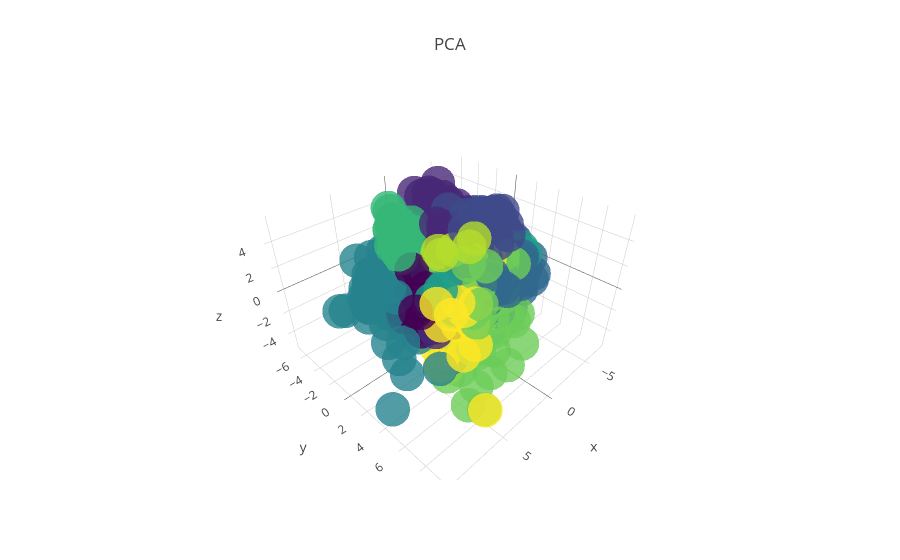

Write notebook code for a chart like this one.
### Code cell
trace1 = go.Scatter3d(x=transformed['PCA'][:,0], y=transformed['PCA'][:,1], z=transformed['PCA'][:,2], text=digits.target, hoverinfo='text',mode='markers', marker=dict(
        size=12,
        color=digits.target,                # set color to an array/list of desired values
        colorscale='Viridis',   # choose a colorscale
        opacity=0.8
    ))
data=go.Data([trace1])
layout=go.Layout(title="PCA")
fig = go.Figure(data=data, layout=layout)

iplot(fig, show_link = False)

### Figure 1 — Plotly figure (JSON) as saved in the notebook; plotly's stock layout.template omitted (floating-point values rounded to 4 significant figures; data arrays with more than 128 entries replaced by an {"elided": "..."} marker saying what was removed)
{"data": [{"hoverinfo": "text", "marker": {"color": {"elided": "1797 int values"}, "colorscale": "Viridis", "opacity": 0.8, "size": 12}, "mode": "markers", "text": {"elided": "1797 int values"}, "type": "scatter3d", "uid": "65c088c4-b6c7-40bd-821f-97050011b143", "x": {"elided": "1797 float values"}, "y": {"elided": "1797 float values"}, "z": {"elided": "1797 float values"}}], "layout": {"title": {"text": "PCA"}}}
